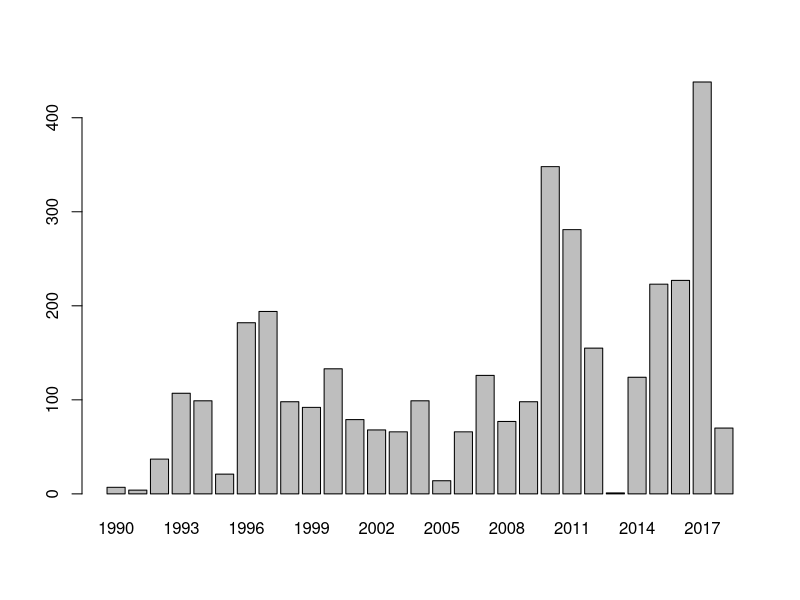

The R script that drew this image:
setwd("/Users/surgery/Project/HOME/github/bullStock/tushare")
all_basics <- read.csv("all_basics.csv", header = T)

# total shares
dim(all_basics)
# [1] 3538   22

# issue time 
issueYear <- as.integer(all_basics[,"timeToMarket"]/10000)
# exception
# all_basics[issueYear==0,]
barplot(table(issueYear)[names(table(issueYear))!=0])

# 60XXXX是上海证券A股票 00XXXX深圳中小板股票 30XXXX是创业板股票

# GEM, 30.... : 730
GEM300 <- all_basics$code[grep("^30....", all_basics$code)]

# hu, 60.... : 1432
hu600 <- all_basics$code[grep("^60....", all_basics$code)]

# shen, 00.... : 1376
table(sapply(as.character(all_basics$code), nchar)<6)

# check one stock
all_basics[all_basics$code==300676,]

#code               300676
#name             华大基因
#industry         医疗保健
#area                 深圳
#pe                  70.29 (市盈率)
#outstanding          2.47 (流通股数)
#totals                  4 （总股本数）2.小中大的投资方法完全不同，胆子大就玩小盘股。
#totalAssets      504988.6 （总资产，负债+权益）
#liquidAssets     369129.9 （流动资产）
#fixedAssets      77748.93 （固定资产）
#reserved         296825.6 （资本公积）
#reservedPerShare     7.42 （每股公积）
#esp                 0.252 （每股收益）
#bvps                10.54 （每股净资）
#pb                   6.71 （市净率）
#timeToMarket     20170714 （上市时间）
#undp             80426.09 （未分配利润）
#perundp              2.01 （每股未分配）
#rev                 33.13 （营业收入同比增长）
#profit               6.71 （净利润同比增长）
#gpr                 53.68 （毛利率）1.不能过低，毛利率和规模是决定因素。20%以下过滤。蓝海。软件互联网，医药。
#npr                 19.51 （净利润率）
#holders             37289 （股东人数）
#总市值
#3. 净资产收益率（ROE），衡量盈利能力，5%以上。
#4. 主营业务比，不务正业的过滤（80%以下）。
#5. 需求，决定供给，决定价格，不要买资源股。
#6. 股东结构，必须有靠谱的单一大股东，专心经营。

## 精筛
# 1. 看不懂业务结构，看不清利润来源（关联交易，非主业）的过滤。
# 2. 影响未来的因素分析。
# 3. 大盘下行压力大时不要入场，选择领头行业，选择低价股。
# 4. 过滤掉存在强阻力区域的股票。
# 5. 选优
# 6. 平仓未放量突破的股票，保留放量突破的股票。
# 新晋玩家想在一个古老的行业里发财致富是非常困难的事情！
# 行业准入门槛越低，利润越低，要在低门槛行业生存，你必须是第一个吃螃蟹的人。
# 股市是零和博弈游戏。
# 把投资视为业余爱好，却指望靠业余技能赚钱
# 人们买张卫生纸都要货比三家，审查一只股票却只花3分钟。
# 有赚它10个亿的野心，却没有坚持3个月的耐性
# 想赢怕输是绝大多数人的心态。经过我多年的观察，普通股民只能忍受连续3笔亏损、持续被套3个月，个股浮亏30%； 我把这种现象称为333定律。
# 绝大多数人只是假装很勤奋，假装在思考
# 只买生，不买熟
# 买时过度自信，买后过度恐慌
# 我来到这市场不是为了跟别人辩论的，我是来赚钱的。抓住核心因素，忽略其他因素。
# 技术止损or逻辑止损
# 如果我卖出一个票，那么一定是因为我发现自己的逻辑判断错误了，如果我觉得自己逻辑没错，那么这个股票即使跌了50%，我也不会卖，我不光不会卖，我反而会越跌越买。但是一旦我发现自己逻辑判断有误，那么我会毫不犹豫地一刀砍了，我不会在乎当前股价，哪怕已经盈利也坚持卖出。简而言之，我炒股是靠逻辑炒股，而不是靠技术分析。
# 技术止损的原罪在于，他会让你变得玩世不恭，浮躁。只有禁止你轻易止损，你才会真正用脑子去审查股票而不是用下半身去审查。
# 追求确定性和买点精准性
# 知识碎片化， 建议读巴菲特的《致股东信》
# 靠意念炒股
# 很多股民买卖股票并不是建立在事实依据之上，而是建立在臆想之上。
# 天命
# 真正做起来，都是靠07年和09年那波大牛市，成长的晚一点的，是靠15年那波大牛市。
# 运气
# 在股票市场上失败才是必然，成功只是偶然。
# 


## check company num in one industry
data.frame(sort(table(all_basics[,"industry"]), decreasing = T))







